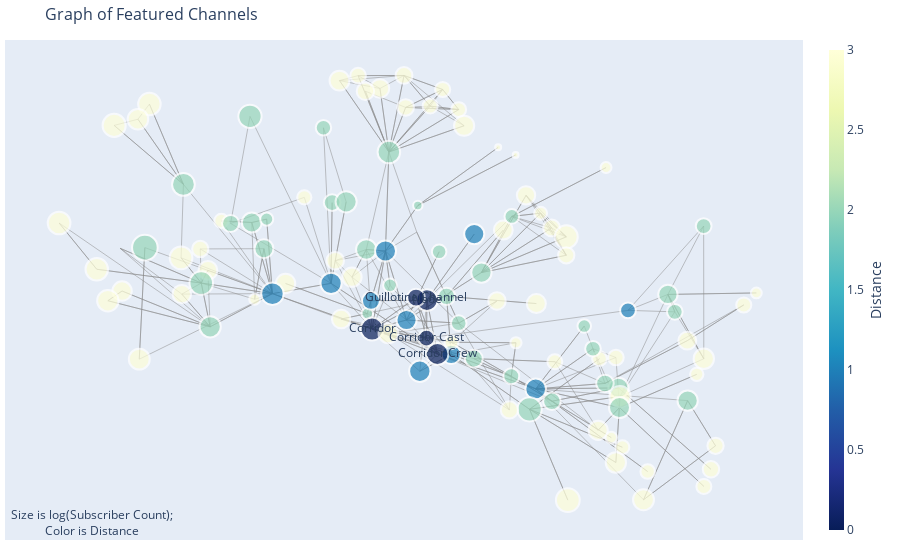

Notebook source saved alongside this figure:
### Markdown cell above
Plot of our subgraph of strongly connected components

### Code cell
#network_graphs.graph_nx_graph(H)
fig = network_graphs.plotly_network_graph(H, 'Distance')
fig

### Figure 1 — Plotly figure (JSON) as saved in the notebook; plotly's stock layout.template omitted (floating-point values rounded to 4 significant figures; data arrays with more than 128 entries replaced by an {"elided": "..."} marker saying what was removed)
{"data": [{"hoverinfo": "none", "line": {"color": "#888", "width": 0.5}, "mode": "lines", "type": "scatter", "x": {"elided": "1068 float values"}, "y": {"elided": "1068 float values"}}, {"hoverinfo": "text", "hovertext": ["Forgehouse (3) has 3 connections and 0 subscribers", "MBest11x (3) has 2 connections and 1300000 subscribers", "BrandonJLa (1) has 1 connections and 1150000 subscribers", "Peter Hollens (2) has 7 connections and 2550000 subscribers", "Fury Fingers (2) has 7 connections and 48100 subscribers", "Eppic (3) has 1 connections and 0 subscribers", "ComicTom101 (3) has 1 connections and 32800 subscribers", "Griffin Hammond (3) has 1 connections and 86000 subscribers", "Eddache (3) has 7 connections and 109000 subscribers", "Brooklyn and Bailey (3) has 1 connections and 6900000 subscribers", "Malukah (3) has 2 connections and 680000 subscribers", "Indy Mogul (2) has 3 connections and 1220000 subscribers", "FullMag (3) has 2 connections and 2530000 subscribers", "DDP YOGA (3) has 1 connections and 467000 subscribers", "Dorothy Gee (2) has 1 connections and 43600 subscribers", "timtimfed (3) has 2 connections and 177000 subscribers", "LindseyTime (3) has 3 connections and 497000 subscribers", "Tanner Fox (2) has 1 connections and 10200000 subscribers", "LilDeuceDeuce (3) has 2 connections and 391000 subscribers", "SamWickert (2) has 1 connections and 23900 subscribers", "Cineversity (3) has 1 connections and 34400 subscribers", "Variant Comics (2) has 4 connections and 2070000 subscribers", "Deity Microphones (3) has 1 connections and 23200 subscribers", "Mike Diva (1) has 5 connections and 650000 subscribers", "Scam Stuff (3) has 2 connections and 78800 subscribers", "FinalCutKing (2) has 7 connections and 1310000 subscribers", "ISMAHAWK (3) has 2 connections and 616000 subscribers", "Film Riot (1) has 9 connections and 1670000 subscribers", "FilmDice (3) has 5 connections and 659000 subscribers", "Free Range American Podcast (2) has 2 connections and 55900 subscribers", "johnyboz (2) has 5 connections and 3040 subscribers", "Wonchop (3) has 4 connections and 48200 subscribers", "ThePianoGuys (3) has 2 connections and 6780000 subscribers", "turtlecalls (3) has 1 connections and 28500 subscribers", "ActionVFX (3) has 1 connections and 29800 subscribers", "Colin Thomson (3) has 1 connections and 1900 subscribers", "Drinkin' Bros Podcast (1) has 3 connections and 54300 subscribers", "Mystery Box (3) has 4 connections and 1960 subscribers", "Andy Milonakis (3) has 1 connections and 539000 subscribers", "Chrono (3) has 2 connections and 18300 subscribers", "Corridor (0) has 9 connections and 8080000 subscribers", "FXated (3) has 2 connections and 181000 subscribers", "BRCC Coffee Heads (3) has 1 connections and 1760 subscribers", "TomSka (2) has 11 connections and 6440000 subscribers", "Shonduras (1) has 7 connections and 2450000 subscribers", "The Wave Shop (3) has 6 connections and 7980 subscribers", "Cerberusarms (1) has 2 connections and 253000 subscribers", "Dude Perfect (2) has 1 connections and 52800000 subscribers", "JennaMarbles (2) has 6 connections and 20300000 subscribers", "FXhome (2) has 3 connections and 237000 subscribers", "JerryRigEverything (3) has 1 connections and 6010000 subscribers", "finalcutqueen (3) has 4 connections and 117000 subscribers", "Andrew Gerlicher Music (2) has 3 connections and 25500 subscribers", "Black Rifle Coffee Company (2) has 4 connections and 636000 subscribers", "Coffee or Die (2) has 3 connections and 54000 subscribers", "Escalate (3) has 1 connections and 55 subscribers", "SoKrispyMedia (1) has 6 connections and 1150000 subscribers", "beatdownboogie (3) has 1 connections and 860000 subscribers", "Scottish Ninjas (3) has 3 connections and 2270 subscribers", "Evynne Hollens (3) has 4 connections and 356000 subscribers", "Lane Carter (2) has 3 connections and 685 subscribers", "Fratocrats (3) has 4 connections and 28400 subscribers", "TheAwesomeJassim (3) has 1 connections and 16000 subscribers", "Triune Films (3) has 2 connections and 47200 subscribers", "What's Inside? (2) has 4 connections and 6970000 subscribers", "Megasteakman (2) has 4 connections and 61600 subscribers", "Red Giant (2) has 4 connections and 189000 subscribers", "Whistle (3) has 2 connections and 1880000 subscribers", "Cinema 4D by Maxon (3) has 2 connections and 238000 subscribers", "Sneaky Zebra (3) has 2 connections and 155000 subscribers", "Corridor Cast (0) has 5 connections and 111000 subscribers", "Aputure (2) has 4 connections and 201000 subscribers", "jschlatt (3) has 1 connections and 672000 subscribers", "Spacestation SMITE (3) has 1 connections and 19300 subscribers", "ScarfDemon (3) has 4 connections and 35000 subscribers", "WHAT'S INSIDE? FAMILY (3) has 3 connections and 1510000 subscribers", "pwnisher (3) has 2 connections and 370000 subscribers", "Weebl's Stuff (3) has 1 connections and 901000 subscribers", "Node (0) has 6 connections and 3260000 subscribers", "Zach King (3) has 5 connections and 8040000 subscribers", "King Film School (3) has 4 connections and 78800 subscribers", "Variant: The Podcast (3) has 1 connections and 10100 subscribers", "Jacob + Katie Schwarz (2) has 2 connections and 524000 subscribers", "RED Digital Cinema (3) has 2 connections and 78800 subscribers", "Daniel J. Layton (3) has 4 connections and 93600 subscribers", "Spacestation Stuff (2) has 1 connections and 107000 subscribers", "devinsupertramp (1) has 9 connections and 5920000 subscribers", "NANO Pictures (3) has 1 connections and 3040 subscribers", "Film Riot Extras (2) has 4 connections and 52100 subscribers", "The Bee Family (3) has 1 connections and 9030000 subscribers", "Corridor Crew (0) has 9 connections and 4110000 subscribers", "Taylor Davis (3) has 2 connections and 2820000 subscribers", "Elliot Gough (3) has 6 connections and 33100 subscribers", "Atomic Punch (2) has 3 connections and 13200 subscribers", "thevfxbro (3) has 1 connections and 335000 subscribers", "Real Food Man (3) has 1 connections and 63 subscribers", "TotallySketch (3) has 2 connections and 1270000 subscribers", "A for Adley - Learning & Fun (2) has 1 connections and 2220000 subscribers", "Adi Shankar's BOOTLEG UNIVERSE (2) has 4 connections and 177000 subscribers", "Scam Nation (3) has 3 connections and 1950000 subscribers", "Mr.TVCow (2) has 6 connections and 1570000 subscribers", "TimH Films (3) has 1 connections and 170000 subscribers", "Spacestation Gaming (2) has 1 connections and 140000 subscribers", "TEAMSUPERTRAMP (2) has 3 connections and 959000 subscribers", "Anna Akana (1) has 3 connections and 2700000 subscribers", "Visual Escape (2) has 2 connections and 9200 subscribers", "Cute Girls Hairstyles (3) has 2 connections and 5660000 subscribers", "ERB (3) has 1 connections and 14600000 subscribers", "Lindsey Stirling (2) has 7 connections and 12500000 subscribers", "DarkSquidge (3) has 1 connections and 1150000 subscribers", "The Modern Rogue (2) has 2 connections and 1240000 subscribers", "Mars Rising (3) has 5 connections and 15900 subscribers", "VFX Productions (2) has 2 connections and 12400 subscribers", "Nukazooka (1) has 7 connections and 2260000 subscribers", "Guillotine Channel (0) has 3 connections and 225000 subscribers"], "marker": {"color": [3, 3, 1, 2, 2, 3, 3, 3, 3, 3, 3, 2, 3, 3, 2, 3, 3, 2, 3, 2, 3, 2, 3, 1, 3, 2, 3, 1, 3, 2, 2, 3, 3, 3, 3, 3, 1, 3, 3, 3, 0, 3, 3, 2, 1, 3, 1, 2, 2, 2, 3, 3, 2, 2, 2, 3, 1, 3, 3, 3, 2, 3, 3, 3, 2, 2, 2, 3, 3, 3, 0, 2, 3, 3, 3, 3, 3, 3, 0, 3, 3, 3, 2, 3, 3, 2, 1, 3, 2, 3, 0, 3, 3, 2, 3, 3, 3, 2, 2, 3, 2, 3, 2, 2, 1, 2, 3, 3, 2, 3, 2, 3, 2, 1, 0], "colorbar": {"thickness": 15, "title": {"side": "right", "text": "Distance"}, "xanchor": "left"}, "colorscale": [[0, "rgb(255,255,217)"], [0.125, "rgb(237,248,177)"], [0.25, "rgb(199,233,180)"], [0.375, "rgb(127,205,187)"], [0.5, "rgb(65,182,196)"], [0.625, "rgb(29,145,192)"], [0.75, "rgb(34,94,168)"], [0.875, "rgb(37,52,148)"], [1, "rgb(8,29,88)"]], "line": {"width": 2}, "reversescale": true, "showscale": true, "size": [0, 20.31, 20.13, 21.28, 15.55, 0, 15.0, 16.39, 16.73, 22.72, 19.38, 20.22, 21.27, 18.83, 15.41, 17.43, 18.92, 23.28, 18.58, 14.54, 15.07, 20.98, 14.5, 19.31, 16.27, 20.32, 19.23, 20.67, 19.33, 15.77, 11.57, 15.56, 22.69, 14.8, 14.86, 10.89, 15.73, 10.94, 19.04, 14.16, 22.95, 17.47, 10.78, 22.62, 21.22, 12.96, 17.95, 25.65, 24.27, 17.85, 22.52, 16.84, 14.64, 19.28, 15.72, 5.807, 20.13, 19.71, 11.15, 18.44, 9.422, 14.79, 13.97, 15.53, 22.73, 15.91, 17.53, 20.84, 17.86, 17.24, 16.76, 17.62, 19.36, 14.24, 15.1, 20.53, 18.5, 19.78, 21.64, 22.94, 16.27, 13.3, 19.0, 16.27, 16.51, 16.71, 22.5, 11.57, 15.67, 23.11, 21.97, 21.43, 15.01, 13.69, 18.35, 6, 20.28, 21.08, 17.43, 20.9, 20.58, 17.38, 17.1, 19.87, 21.36, 13.17, 22.43, 23.8, 23.58, 20.13, 20.24, 13.96, 13.6, 21.11, 17.78]}, "mode": "markers+text", "text": [null, null, null, null, null, null, null, null, null, null, null, null, null, null, null, null, null, null, null, null, null, null, null, null, null, null, null, null, null, null, null, null, null, null, null, null, null, null, null, null, "Corridor", null, null, null, null, null, null, null, null, null, null, null, null, null, null, null, null, null, null, null, null, null, null, null, null, null, null, null, null, null, "Corridor Cast", null, null, null, null, null, null, null, "Node", null, null, null, null, null, null, null, null, null, null, null, "Corridor Crew", null, null, null, null, null, null, null, null, null, null, null, null, null, null, null, null, null, null, null, null, null, null, null, "Guillotine Channel"], "type": "scatter", "x": [0.1584, 0.7405, 0.275, -0.2605, 0.2436, -0.443, 0.7407, 0.755, 0.1326, -0.5668, -0.4391, 0.5675, 0.5706, 0.334, -0.03074, -0.006885, -0.2652, -0.1798, 0.08382, 0.2038, 0.8216, 0.5696, 0.6267, 0.2283, 0.7643, 0.2896, 0.5262, 0.3996, 0.02702, 0.7402, 0.05807, 0.03945, -0.3195, 0.529, 0.4385, 0.5423, 0.5868, -0.1702, 0.4009, -0.2377, 0.06779, 0.3211, 0.8471, 0.1019, -0.01532, 0.4096, 0.06553, -0.3929, 0.3872, 0.2741, -0.3836, 0.4319, 0.3512, 0.6677, 0.6818, 0.359, 0.1377, 0.101, 0.3596, -0.318, 0.1606, 0.2435, 0.5754, 0.5623, -0.3147, 0.3502, 0.5401, -0.4042, 0.7071, 0.3463, 0.1782, 0.4325, -0.1076, -0.06961, 0.211, -0.4069, 0.005195, 0.001739, 0.1791, 0.4617, 0.4616, 0.7263, -0.1514, -0.2806, 0.1359, -0.01318, -0.1342, 0.5529, 0.5158, -0.4552, 0.2005, -0.4679, 0.1856, 0.1041, 0.3801, 0.3235, 0.5622, 0.01521, 0.2188, 0.6183, 0.05617, 0.05433, -0.2191, -0.1761, 0.1646, -0.1459, -0.4905, 0.4648, -0.2786, 0.2545, 0.7077, 0.2288, 0.4981, 0.09498, 0.1569], "y": [0.4873, 0.2626, 0.4838, 0.3193, 0.3258, 0.4586, 0.03617, 0.06653, 0.7653, 0.5035, 0.3828, 0.2109, 0.1956, 0.491, 0.6725, 0.4367, 0.4194, 0.6927, 0.7422, 0.4524, 0.3581, 0.176, 0.06252, 0.2705, 0.1082, 0.4155, 0.1358, 0.2092, 0.4075, 0.498, 0.3427, 0.7649, 0.4417, 0.2628, 0.2574, 0.6019, 0.3485, 0.3682, 0.3605, 0.5072, 0.3154, 0.3652, 0.3794, 0.6294, 0.3965, 0.5209, 0.3655, 0.4598, 0.173, 0.2628, 0.7144, 0.4948, 0.5152, 0.3768, 0.3459, 0.6242, 0.3313, 0.3076, 0.291, 0.3773, 0.5344, 0.7048, 0.1057, 0.2648, 0.572, 0.2317, 0.2189, 0.2618, 0.2947, 0.1719, 0.2992, 0.1873, 0.3962, 0.549, 0.7404, 0.6876, 0.3331, 0.7562, 0.3667, 0.4789, 0.4462, 0.235, 0.4579, 0.4575, 0.7086, 0.5397, 0.3782, 0.1227, 0.2804, 0.6766, 0.2711, 0.3656, 0.7109, 0.393, 0.5526, 0.6377, 0.07857, 0.541, 0.3733, 0.01247, 0.4564, 0.7373, 0.5027, 0.5044, 0.2404, 0.5103, 0.4214, 0.01181, 0.397, 0.676, 0.1883, 0.292, 0.3206, 0.4539, 0.371]}], "layout": {"annotations": [{"showarrow": false, "text": "Size is log(Subscriber Count);<br>Color is Distance", "x": 0.005, "xref": "paper", "y": -0.002, "yref": "paper"}], "autosize": true, "hovermode": "closest", "margin": {"b": 20, "l": 5, "r": 5, "t": 40}, "scene": {"aspectmode": "data"}, "showlegend": false, "title": {"font": {"size": 16}, "text": "Graph of Featured Channels"}, "xaxis": {"autorange": true, "range": [-0.6946, 0.9509], "showgrid": false, "showticklabels": false, "type": "linear", "zeroline": false}, "yaxis": {"autorange": true, "range": [-0.05956, 0.8286], "showgrid": false, "showticklabels": false, "type": "linear", "zeroline": false}}}
